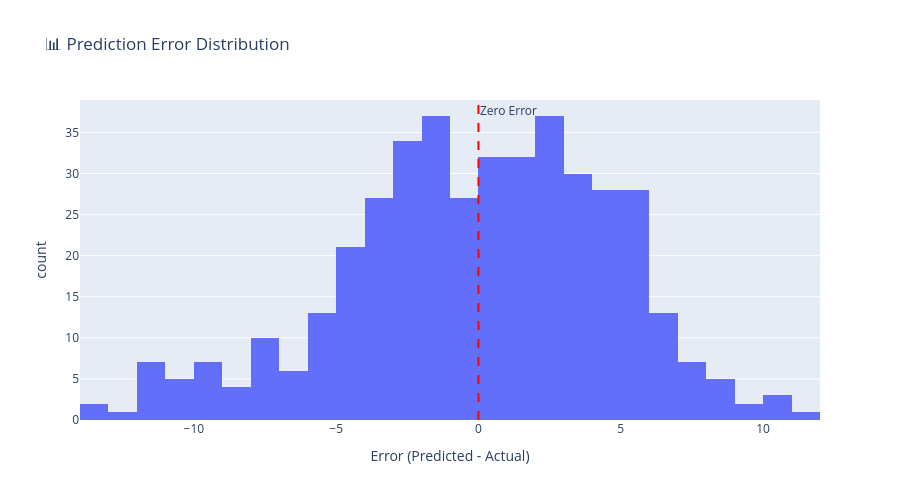

Write notebook code for a chart like this one.
### Code cell
# Error distribution
fig = px.histogram(
    results_df,
    x='error',
    nbins=40,
    title='📊 Prediction Error Distribution',
    labels={'error': 'Error (Predicted - Actual)'},
    height=500
)

fig.add_vline(x=0, line_dash="dash", line_color="red", annotation_text="Zero Error")
fig.show()

print(f"\n📈 Error Distribution:")
print(f"   Over-predictions (positive error): {(results_df['error'] > 0).sum()} ({100*(results_df['error'] > 0).mean():.1f}%)")
print(f"   Under-predictions (negative error): {(results_df['error'] < 0).sum()} ({100*(results_df['error'] < 0).mean():.1f}%)")
print(f"   Within ±1 position: {(results_df['abs_error'] <= 1).sum()} ({100*(results_df['abs_error'] <= 1).mean():.1f}%)")
print(f"   Within ±2 positions: {(results_df['abs_error'] <= 2).sum()} ({100*(results_df['abs_error'] <= 2).mean():.1f}%)")
print(f"   Within ±3 positions: {(results_df['abs_error'] <= 3).sum()} ({100*(results_df['abs_error'] <= 3).mean():.1f}%)")

### Figure 1 — Plotly figure (JSON) as saved in the notebook; plotly's stock layout.template omitted (floating-point values rounded to 4 significant figures; data arrays with more than 128 entries replaced by an {"elided": "..."} marker saying what was removed)
{"data": [{"bingroup": "x", "hovertemplate": "Error (Predicted - Actual)=%{x}<br>count=%{y}<extra></extra>", "legendgroup": "", "marker": {"color": "#636efa", "pattern": {"shape": ""}}, "name": "", "nbinsx": 40, "orientation": "v", "showlegend": false, "type": "histogram", "x": {"elided": "419 float values"}, "xaxis": "x", "yaxis": "y"}], "layout": {"annotations": [{"showarrow": false, "text": "Zero Error", "x": 0, "xanchor": "left", "xref": "x", "y": 1, "yanchor": "top", "yref": "y domain"}], "barmode": "relative", "height": 500, "legend": {"tracegroupgap": 0}, "shapes": [{"line": {"color": "red", "dash": "dash"}, "type": "line", "x0": 0, "x1": 0, "xref": "x", "y0": 0, "y1": 1, "yref": "y domain"}], "title": {"text": "📊 Prediction Error Distribution"}, "xaxis": {"anchor": "y", "domain": [0, 1], "title": {"text": "Error (Predicted - Actual)"}}, "yaxis": {"anchor": "x", "domain": [0, 1], "title": {"text": "count"}}}}
